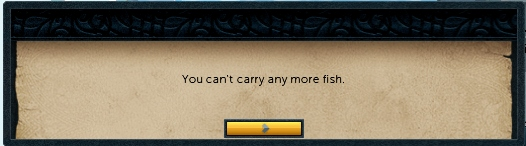
//> input picture opencv/images/fish_chat.jpg, 526 x 146 px
$ ./contour ../../images/fish_chat.jpg   (built with g++ and OpenCV 4)
//> lines starting //> are read from the running program, lines starting //| are printed output that depends on the picture; after the words box and inside, x2 and y2 are one past the last pixel; in counts of white or black regions, pixels touching at a corner belong together
#include "opencv2/imgcodecs.hpp"
#include "opencv2/highgui.hpp"
#include "opencv2/imgproc.hpp"
#include <iostream>

using namespace cv;
using namespace std;

Mat src_gray;
int thresh = 100;
RNG rng(12345);
void thresh_callback(int, void* );

cv::Mat findText(cv::Mat image) {
    Mat rgb;
    // downsample and use it for processing
    pyrDown(image, rgb);
    pyrDown(rgb, rgb);
}

int main( int argc, char** argv )
{
    CommandLineParser parser( argc, argv, "{@input | HappyFish.jpg | input image}" );
    Mat src = imread( samples::findFile( parser.get<String>( "@input" ) ) );
//> src is the input picture: 146 rows x 526 cols, CV_8UC3; mean B, G, R 94.5, 114.2, 124.6
    if( src.empty() )
    {
      cout << "Could not open or find the image!\n" << endl;
      cout << "Usage: " << argv[0] << " <Input image>" << endl;
      return -1;
    }
    cvtColor( src, src_gray, COLOR_BGR2GRAY );
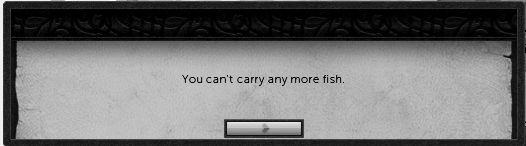
//> src_gray: 146 rows x 526 cols, CV_8UC1; min 0, max 251, mean 115
    blur( src_gray, src_gray, Size(3,3) );
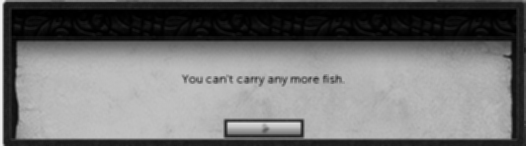
//> src_gray: 146 rows x 526 cols, CV_8UC1; min 0, max 239, mean 114.8
    const char* source_window = "Source";
    namedWindow( source_window );
    imshow( source_window, src );
    const int max_thresh = 255;
    // createTrackbar( "Canny thresh:", source_window, &thresh, max_thresh, thresh_callback );
    thresh_callback( 0, 0 );
    waitKey();
    return 0;
}

void thresh_callback(int, void* )
{
    Mat canny_output;
    Canny( src_gray, canny_output, thresh, thresh*2 );
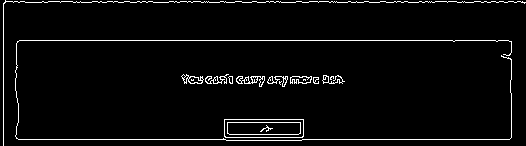
//> canny_output: 146 rows x 526 cols, CV_8UC1; 3.7% white in thin lines or dots
    vector<vector<Point>> contours;
    vector<Vec4i> hierarchy;
    findContours( canny_output, contours, hierarchy, RETR_TREE, CHAIN_APPROX_SIMPLE );
//> contours = 37 contours, 17 with area under 20; largest, box (x1, y1, x2, y2) and area: (224, 119, 304, 138) 1421, (224, 119, 304, 138) 1417, (227, 122, 301, 135) 873, (227, 122, 301, 135) 871, (236, 76, 265, 87) 123
    Mat drawing = Mat::zeros( canny_output.size(), CV_8UC3 );
    for( size_t i = 0; i< contours.size(); i++ )
    {
        Scalar color = Scalar( rng.uniform(0, 256), rng.uniform(0,256), rng.uniform(0,256) );
        // Rect = boundingRect(contours[i]);
        // drawRec(img, (x, y), (x + w, y + h), 255, 1)
        drawContours( drawing, contours, (int)i, color, 2, LINE_8, hierarchy, 0 );
    }
//> this loop made 37 passes
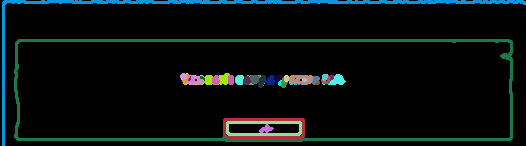
//> drawing: 146 rows x 526 cols, CV_8UC3; mean B, G, R 14, 14.7, 6.6
    imshow( "Contours", drawing );
}
